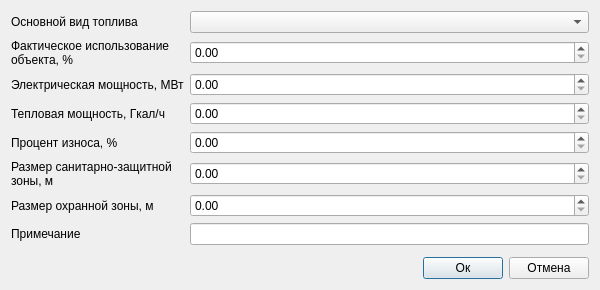
<?xml version="1.0" encoding="UTF-8"?>
<ui version="4.0">
 <class>Dialog</class>
 <widget class="QDialog" name="Dialog">
  <property name="geometry">
   <rect>
    <x>0</x>
    <y>0</y>
    <width>600</width>
    <height>290</height>
   </rect>
  </property>
  <property name="minimumSize">
   <size>
    <width>600</width>
    <height>290</height>
   </size>
  </property>
  <property name="windowTitle">
   <string>Объект теплоснабжения (маркер): Дополнительные атрибуты</string>
  </property>
  <property name="accessibleName">
   <string notr="true">btnSave</string>
  </property>
  <layout class="QVBoxLayout" name="verticalLayout_2">
   <item>
    <layout class="QGridLayout" name="gridLayout_2">
     <item row="0" column="1">
      <layout class="QHBoxLayout" name="horizontalLayout_4">
       <item>
        <layout class="QGridLayout" name="gridLayout_3">
         <item row="12" column="1">
          <widget class="QgsDoubleSpinBox" name="sbSizeOfSanitaryProtectionZone">
           <property name="maximum">
            <double>10000000.000000000000000</double>
           </property>
           <property name="clearValue">
            <bool>true</bool>
           </property>
          </widget>
         </item>
         <item row="12" column="0">
          <widget class="QLabel" name="label_13">
           <property name="text">
            <string>Размер санитарно-защитной 
зоны, м</string>
           </property>
          </widget>
         </item>
         <item row="4" column="0">
          <widget class="QLabel" name="label_6">
           <property name="text">
            <string>Электрическая мощность, МВт</string>
           </property>
          </widget>
         </item>
         <item row="1" column="1">
          <widget class="QComboBox" name="cbMainTypeOfFuel"/>
         </item>
         <item row="7" column="1">
          <widget class="QgsDoubleSpinBox" name="sbThermalPower">
           <property name="maximum">
            <double>10000000.000000000000000</double>
           </property>
           <property name="clearValue">
            <bool>true</bool>
           </property>
          </widget>
         </item>
         <item row="17" column="1">
          <widget class="QLineEdit" name="tbNote">
           <property name="clearButtonEnabled">
            <bool>true</bool>
           </property>
          </widget>
         </item>
         <item row="7" column="0">
          <widget class="QLabel" name="label_4">
           <property name="text">
            <string>Тепловая мощность, Гкал/ч</string>
           </property>
          </widget>
         </item>
         <item row="15" column="0">
          <widget class="QLabel" name="label_9">
           <property name="text">
            <string>Размер охранной зоны, м</string>
           </property>
          </widget>
         </item>
         <item row="17" column="0">
          <widget class="QLabel" name="label_8">
           <property name="text">
            <string>Примечание</string>
           </property>
          </widget>
         </item>
         <item row="4" column="1">
          <widget class="QgsDoubleSpinBox" name="sbElectricPower">
           <property name="maximum">
            <double>10000000.000000000000000</double>
           </property>
           <property name="clearValue">
            <bool>true</bool>
           </property>
          </widget>
         </item>
         <item row="10" column="0">
          <widget class="QLabel" name="label_24">
           <property name="text">
            <string>Процент износа, %</string>
           </property>
          </widget>
         </item>
         <item row="2" column="1">
          <widget class="QgsDoubleSpinBox" name="sbActualUse">
           <property name="maximum">
            <double>100.000000000000000</double>
           </property>
           <property name="clearValue">
            <bool>true</bool>
           </property>
          </widget>
         </item>
         <item row="2" column="0">
          <widget class="QLabel" name="label_7">
           <property name="text">
            <string>Фактическое использование
объекта, %</string>
           </property>
          </widget>
         </item>
         <item row="1" column="0">
          <widget class="QLabel" name="label_3">
           <property name="text">
            <string>Основной вид топлива</string>
           </property>
          </widget>
         </item>
         <item row="10" column="1">
          <widget class="QgsDoubleSpinBox" name="sbWearPercentage">
           <property name="maximum">
            <double>100.000000000000000</double>
           </property>
           <property name="clearValue">
            <bool>true</bool>
           </property>
          </widget>
         </item>
         <item row="15" column="1">
          <widget class="QgsDoubleSpinBox" name="sbGuardZoneSize">
           <property name="maximum">
            <double>10000000.000000000000000</double>
           </property>
           <property name="clearValue">
            <bool>true</bool>
           </property>
          </widget>
         </item>
        </layout>
       </item>
      </layout>
     </item>
     <item row="3" column="1">
      <layout class="QHBoxLayout" name="horizontalLayout">
       <item>
        <spacer name="horizontalSpacer">
         <property name="orientation">
          <enum>Qt::Horizontal</enum>
         </property>
         <property name="sizeHint" stdset="0">
          <size>
           <width>40</width>
           <height>20</height>
          </size>
         </property>
        </spacer>
       </item>
       <item>
        <widget class="QPushButton" name="btnOk">
         <property name="accessibleName">
          <string notr="true">btnSave</string>
         </property>
         <property name="text">
          <string>Ок</string>
         </property>
         <property name="default">
          <bool>true</bool>
         </property>
        </widget>
       </item>
       <item>
        <widget class="QPushButton" name="btnCancel">
         <property name="accessibleName">
          <string notr="true">btnCancel</string>
         </property>
         <property name="text">
          <string>Отмена</string>
         </property>
        </widget>
       </item>
      </layout>
     </item>
     <item row="2" column="1">
      <layout class="QHBoxLayout" name="horizontalLayout_2">
       <item>
        <spacer name="verticalSpacer">
         <property name="orientation">
          <enum>Qt::Vertical</enum>
         </property>
         <property name="sizeHint" stdset="0">
          <size>
           <width>20</width>
           <height>40</height>
          </size>
         </property>
        </spacer>
       </item>
      </layout>
     </item>
    </layout>
   </item>
  </layout>
 </widget>
 <customwidgets>
  <customwidget>
   <class>QgsDoubleSpinBox</class>
   <extends>QDoubleSpinBox</extends>
   <header>qgsdoublespinbox.h</header>
  </customwidget>
 </customwidgets>
 <tabstops>
  <tabstop>cbMainTypeOfFuel</tabstop>
  <tabstop>sbActualUse</tabstop>
  <tabstop>sbElectricPower</tabstop>
  <tabstop>sbThermalPower</tabstop>
  <tabstop>sbWearPercentage</tabstop>
  <tabstop>sbSizeOfSanitaryProtectionZone</tabstop>
  <tabstop>sbGuardZoneSize</tabstop>
  <tabstop>tbNote</tabstop>
  <tabstop>btnOk</tabstop>
  <tabstop>btnCancel</tabstop>
 </tabstops>
 <resources/>
 <connections/>
</ui>
